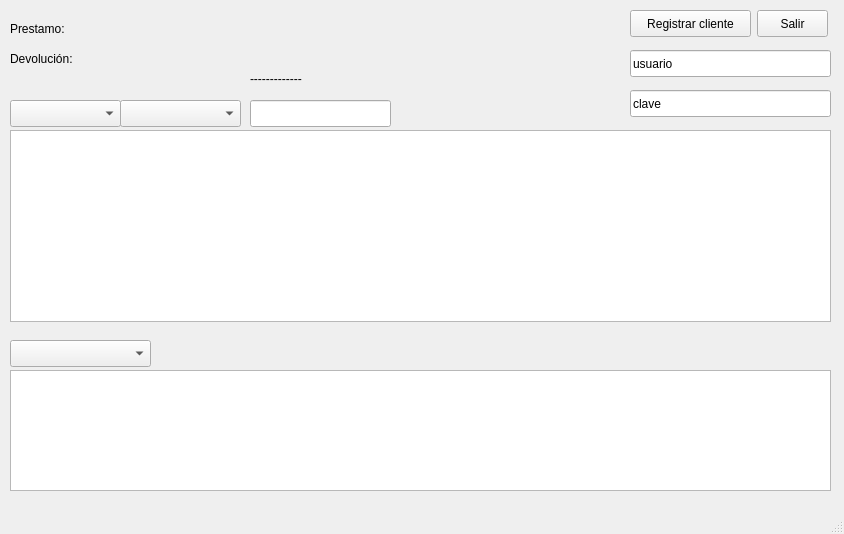
<?xml version="1.0" encoding="UTF-8"?>
<ui version="4.0">
 <class>Biblioteca</class>
 <widget class="QMainWindow" name="Biblioteca">
  <property name="geometry">
   <rect>
    <x>0</x>
    <y>0</y>
    <width>844</width>
    <height>534</height>
   </rect>
  </property>
  <property name="windowTitle">
   <string>MainWindow</string>
  </property>
  <widget class="QWidget" name="centralwidget">
   <widget class="QPushButton" name="btnRegistrar">
    <property name="geometry">
     <rect>
      <x>630</x>
      <y>10</y>
      <width>121</width>
      <height>27</height>
     </rect>
    </property>
    <property name="text">
     <string>Registrar cliente</string>
    </property>
   </widget>
   <widget class="QPushButton" name="btnSalir">
    <property name="geometry">
     <rect>
      <x>757</x>
      <y>10</y>
      <width>71</width>
      <height>27</height>
     </rect>
    </property>
    <property name="text">
     <string>Salir</string>
    </property>
   </widget>
   <widget class="QLabel" name="lbl_prestamo">
    <property name="geometry">
     <rect>
      <x>10</x>
      <y>20</y>
      <width>191</width>
      <height>17</height>
     </rect>
    </property>
    <property name="text">
     <string>Prestamo:</string>
    </property>
   </widget>
   <widget class="QLabel" name="lbl_devolucion">
    <property name="geometry">
     <rect>
      <x>10</x>
      <y>50</y>
      <width>171</width>
      <height>17</height>
     </rect>
    </property>
    <property name="text">
     <string>Devolución:</string>
    </property>
   </widget>
   <widget class="QComboBox" name="cmbBox_buscar">
    <property name="geometry">
     <rect>
      <x>120</x>
      <y>100</y>
      <width>121</width>
      <height>27</height>
     </rect>
    </property>
   </widget>
   <widget class="QLineEdit" name="textBuscar">
    <property name="geometry">
     <rect>
      <x>250</x>
      <y>100</y>
      <width>141</width>
      <height>27</height>
     </rect>
    </property>
   </widget>
   <widget class="QTableWidget" name="tabla">
    <property name="geometry">
     <rect>
      <x>10</x>
      <y>130</y>
      <width>821</width>
      <height>192</height>
     </rect>
    </property>
   </widget>
   <widget class="QLineEdit" name="text_usuario">
    <property name="geometry">
     <rect>
      <x>630</x>
      <y>50</y>
      <width>201</width>
      <height>27</height>
     </rect>
    </property>
    <property name="text">
     <string>usuario</string>
    </property>
   </widget>
   <widget class="QLineEdit" name="text_clave">
    <property name="geometry">
     <rect>
      <x>630</x>
      <y>90</y>
      <width>201</width>
      <height>27</height>
     </rect>
    </property>
    <property name="text">
     <string>clave</string>
    </property>
   </widget>
   <widget class="QLabel" name="lbl_cliente">
    <property name="geometry">
     <rect>
      <x>250</x>
      <y>70</y>
      <width>221</width>
      <height>17</height>
     </rect>
    </property>
    <property name="text">
     <string>-------------</string>
    </property>
   </widget>
   <widget class="QComboBox" name="cmbBox_libro">
    <property name="geometry">
     <rect>
      <x>10</x>
      <y>100</y>
      <width>111</width>
      <height>27</height>
     </rect>
    </property>
   </widget>
   <widget class="QTableWidget" name="tablaPrestamo">
    <property name="geometry">
     <rect>
      <x>10</x>
      <y>370</y>
      <width>821</width>
      <height>121</height>
     </rect>
    </property>
   </widget>
   <widget class="QComboBox" name="cmbBox_prestamo">
    <property name="geometry">
     <rect>
      <x>10</x>
      <y>340</y>
      <width>141</width>
      <height>27</height>
     </rect>
    </property>
   </widget>
  </widget>
  <widget class="QStatusBar" name="statusbar"/>
 </widget>
 <resources/>
 <connections/>
</ui>
